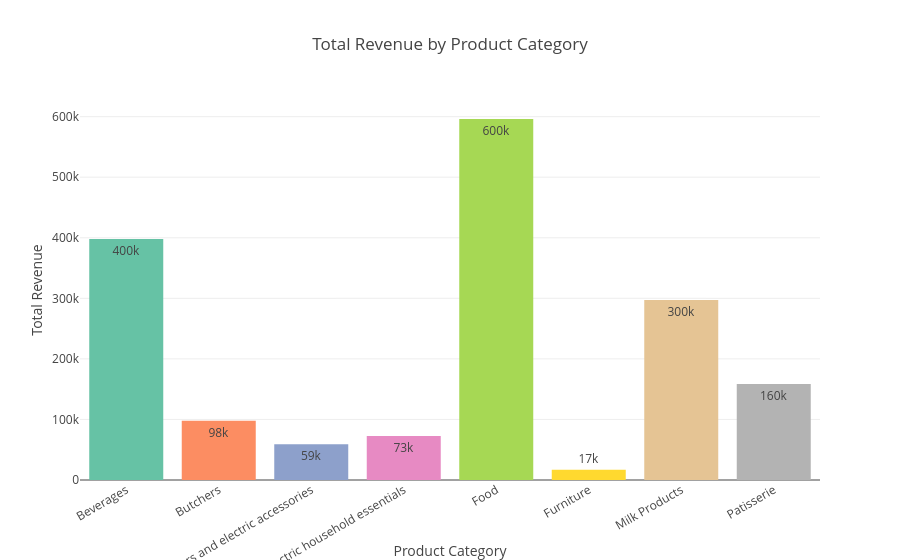

This figure's notebook cell:
### Markdown cell above
##### Visualization – Category Revenue

### Code cell
fig = px.bar(
    category_revenue.reset_index(),
    x='category',
    y='total_revenue',
    color='category',
    title='Total Revenue by Product Category',
    labels={
        'category': 'Product Category',
        'total_revenue': 'Total Revenue'
    },
    text_auto='.2s',
    color_discrete_sequence=px.colors.qualitative.Set2
)

fig.update_layout(
    title_x=0.5,
    xaxis_tickangle=-30,
    showlegend=False
)

fig.show()

### Figure 1 — Plotly figure (JSON) as saved in the notebook; plotly's stock layout.template omitted (floating-point values rounded to 4 significant figures)
{"data": [{"hovertemplate": "Product Category=%{x}<br>Total Revenue=%{y}<extra></extra>", "legendgroup": "Beverages", "marker": {"color": "rgb(102,194,165)", "pattern": {"shape": ""}}, "name": "Beverages", "orientation": "v", "showlegend": true, "textposition": "auto", "texttemplate": "%{y:.2s}", "type": "bar", "x": ["Beverages"], "xaxis": "x", "y": [398000.0], "yaxis": "y"}, {"hovertemplate": "Product Category=%{x}<br>Total Revenue=%{y}<extra></extra>", "legendgroup": "Butchers", "marker": {"color": "rgb(252,141,98)", "pattern": {"shape": ""}}, "name": "Butchers", "orientation": "v", "showlegend": true, "textposition": "auto", "texttemplate": "%{y:.2s}", "type": "bar", "x": ["Butchers"], "xaxis": "x", "y": [97660.0], "yaxis": "y"}, {"hovertemplate": "Product Category=%{x}<br>Total Revenue=%{y}<extra></extra>", "legendgroup": "Computers and electric accessories", "marker": {"color": "rgb(141,160,203)", "pattern": {"shape": ""}}, "name": "Computers and electric accessories", "orientation": "v", "showlegend": true, "textposition": "auto", "texttemplate": "%{y:.2s}", "type": "bar", "x": ["Computers and electric accessories"], "xaxis": "x", "y": [58960.0], "yaxis": "y"}, {"hovertemplate": "Product Category=%{x}<br>Total Revenue=%{y}<extra></extra>", "legendgroup": "Electric household essentials", "marker": {"color": "rgb(231,138,195)", "pattern": {"shape": ""}}, "name": "Electric household essentials", "orientation": "v", "showlegend": true, "textposition": "auto", "texttemplate": "%{y:.2s}", "type": "bar", "x": ["Electric household essentials"], "xaxis": "x", "y": [72660.0], "yaxis": "y"}, {"hovertemplate": "Product Category=%{x}<br>Total Revenue=%{y}<extra></extra>", "legendgroup": "Food", "marker": {"color": "rgb(166,216,84)", "pattern": {"shape": ""}}, "name": "Food", "orientation": "v", "showlegend": true, "textposition": "auto", "texttemplate": "%{y:.2s}", "type": "bar", "x": ["Food"], "xaxis": "x", "y": [596100.0], "yaxis": "y"}, {"hovertemplate": "Product Category=%{x}<br>Total Revenue=%{y}<extra></extra>", "legendgroup": "Furniture", "marker": {"color": "rgb(255,217,47)", "pattern": {"shape": ""}}, "name": "Furniture", "orientation": "v", "showlegend": true, "textposition": "auto", "texttemplate": "%{y:.2s}", "type": "bar", "x": ["Furniture"], "xaxis": "x", "y": [17090.0], "yaxis": "y"}, {"hovertemplate": "Product Category=%{x}<br>Total Revenue=%{y}<extra></extra>", "legendgroup": "Milk Products", "marker": {"color": "rgb(229,196,148)", "pattern": {"shape": ""}}, "name": "Milk Products", "orientation": "v", "showlegend": true, "textposition": "auto", "texttemplate": "%{y:.2s}", "type": "bar", "x": ["Milk Products"], "xaxis": "x", "y": [297300.0], "yaxis": "y"}, {"hovertemplate": "Product Category=%{x}<br>Total Revenue=%{y}<extra></extra>", "legendgroup": "Patisserie", "marker": {"color": "rgb(179,179,179)", "pattern": {"shape": ""}}, "name": "Patisserie", "orientation": "v", "showlegend": true, "textposition": "auto", "texttemplate": "%{y:.2s}", "type": "bar", "x": ["Patisserie"], "xaxis": "x", "y": [158300.0], "yaxis": "y"}], "layout": {"barmode": "relative", "legend": {"title": {"text": "Product Category"}, "tracegroupgap": 0}, "showlegend": false, "title": {"text": "Total Revenue by Product Category", "x": 0.5}, "xaxis": {"anchor": "y", "categoryarray": ["Beverages", "Butchers", "Computers and electric accessories", "Electric household essentials", "Food", "Furniture", "Milk Products", "Patisserie"], "categoryorder": "array", "domain": [0, 1], "tickangle": -30, "title": {"text": "Product Category"}}, "yaxis": {"anchor": "x", "domain": [0, 1], "title": {"text": "Total Revenue"}}}}
